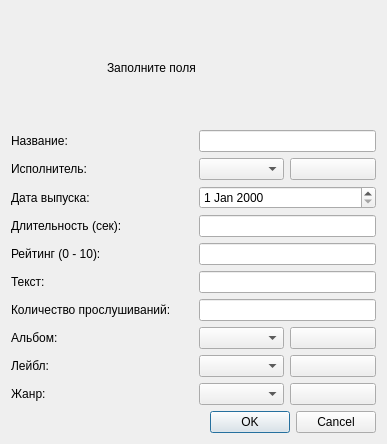
<?xml version="1.0" encoding="UTF-8"?>
<ui version="4.0">
 <class>AddSongDialog</class>
 <widget class="QDialog" name="AddSongDialog">
  <property name="geometry">
   <rect>
    <x>0</x>
    <y>0</y>
    <width>387</width>
    <height>444</height>
   </rect>
  </property>
  <property name="windowTitle">
   <string>Песня</string>
  </property>
  <layout class="QGridLayout" name="gridLayout">
   <item row="0" column="1" colspan="2">
    <widget class="QLabel" name="label">
     <property name="text">
      <string>Заполните поля</string>
     </property>
    </widget>
   </item>
   <item row="1" column="0">
    <widget class="QLabel" name="label_2">
     <property name="text">
      <string>Название:</string>
     </property>
    </widget>
   </item>
   <item row="1" column="2" colspan="2">
    <widget class="QLineEdit" name="songNameLineEdit"/>
   </item>
   <item row="2" column="0">
    <widget class="QLabel" name="label_3">
     <property name="text">
      <string>Исполнитель:</string>
     </property>
    </widget>
   </item>
   <item row="2" column="2">
    <widget class="QComboBox" name="artistComboBox"/>
   </item>
   <item row="2" column="3">
    <widget class="QPushButton" name="addArtistPushButton">
     <property name="text">
      <string/>
     </property>
     <property name="icon">
      <iconset theme="list-add"/>
     </property>
    </widget>
   </item>
   <item row="3" column="0">
    <widget class="QLabel" name="label_4">
     <property name="text">
      <string>Дата выпуска:</string>
     </property>
    </widget>
   </item>
   <item row="4" column="0" colspan="2">
    <widget class="QLabel" name="label_5">
     <property name="text">
      <string>Длительность (сек):</string>
     </property>
    </widget>
   </item>
   <item row="4" column="2" colspan="2">
    <widget class="QLineEdit" name="durationLineEdit"/>
   </item>
   <item row="5" column="0">
    <widget class="QLabel" name="label_6">
     <property name="text">
      <string>Рейтинг (0 - 10):</string>
     </property>
    </widget>
   </item>
   <item row="5" column="2" colspan="2">
    <widget class="QLineEdit" name="ratingLineEdit"/>
   </item>
   <item row="6" column="0">
    <widget class="QLabel" name="label_7">
     <property name="text">
      <string>Текст:</string>
     </property>
    </widget>
   </item>
   <item row="6" column="2" colspan="2">
    <widget class="QLineEdit" name="textLineEdit"/>
   </item>
   <item row="7" column="0" colspan="2">
    <widget class="QLabel" name="label_8">
     <property name="text">
      <string>Количество прослушиваний:</string>
     </property>
    </widget>
   </item>
   <item row="7" column="2" colspan="2">
    <widget class="QLineEdit" name="numberOfAuditionsLineEdit">
     <property name="text">
      <string/>
     </property>
    </widget>
   </item>
   <item row="8" column="0">
    <widget class="QLabel" name="label_9">
     <property name="text">
      <string>Альбом:</string>
     </property>
    </widget>
   </item>
   <item row="8" column="2">
    <widget class="QComboBox" name="albumComboBox"/>
   </item>
   <item row="8" column="3">
    <widget class="QPushButton" name="addAlbumPushButton">
     <property name="text">
      <string/>
     </property>
     <property name="icon">
      <iconset theme="list-add"/>
     </property>
    </widget>
   </item>
   <item row="9" column="0">
    <widget class="QLabel" name="label_10">
     <property name="text">
      <string>Лейбл:</string>
     </property>
    </widget>
   </item>
   <item row="9" column="2">
    <widget class="QComboBox" name="labelComboBox"/>
   </item>
   <item row="9" column="3">
    <widget class="QPushButton" name="addLabelPushButton">
     <property name="text">
      <string/>
     </property>
     <property name="icon">
      <iconset theme="list-add"/>
     </property>
    </widget>
   </item>
   <item row="10" column="0">
    <widget class="QLabel" name="label_11">
     <property name="text">
      <string>Жанр:</string>
     </property>
    </widget>
   </item>
   <item row="10" column="2">
    <widget class="QComboBox" name="genreComboBox"/>
   </item>
   <item row="10" column="3">
    <widget class="QPushButton" name="addGenrePushButton">
     <property name="text">
      <string/>
     </property>
     <property name="icon">
      <iconset theme="list-add"/>
     </property>
    </widget>
   </item>
   <item row="11" column="2" colspan="2">
    <widget class="QDialogButtonBox" name="buttonBox">
     <property name="orientation">
      <enum>Qt::Orientation::Horizontal</enum>
     </property>
     <property name="standardButtons">
      <set>QDialogButtonBox::StandardButton::Cancel|QDialogButtonBox::StandardButton::Ok</set>
     </property>
    </widget>
   </item>
   <item row="3" column="2" colspan="2">
    <widget class="QDateEdit" name="dateEdit"/>
   </item>
  </layout>
 </widget>
 <resources/>
 <connections>
  <connection>
   <sender>buttonBox</sender>
   <signal>accepted()</signal>
   <receiver>AddSongDialog</receiver>
   <slot>accept()</slot>
   <hints>
    <hint type="sourcelabel">
     <x>248</x>
     <y>254</y>
    </hint>
    <hint type="destinationlabel">
     <x>157</x>
     <y>274</y>
    </hint>
   </hints>
  </connection>
  <connection>
   <sender>buttonBox</sender>
   <signal>rejected()</signal>
   <receiver>AddSongDialog</receiver>
   <slot>reject()</slot>
   <hints>
    <hint type="sourcelabel">
     <x>316</x>
     <y>260</y>
    </hint>
    <hint type="destinationlabel">
     <x>286</x>
     <y>274</y>
    </hint>
   </hints>
  </connection>
 </connections>
</ui>
